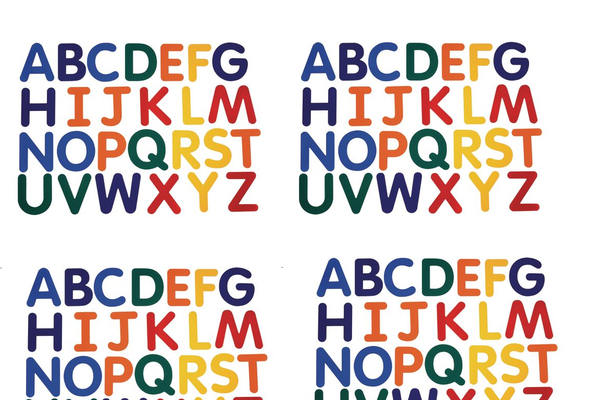
#> input picture typeProject/multiple.png, 600 x 400 px, shrunk from 1152 x 768 before the run
$ python openCVtest.py
#> lines starting #> are read from the running program, lines starting #| are printed output that depends on the picture; after the words box and inside, x2 and y2 are one past the last pixel; in counts of white or black regions, pixels touching at a corner belong together
import cv2 as cv
import numpy as np
import time
import pyautogui as pya


img = cv.imread("multiple.png",cv.IMREAD_GRAYSCALE)
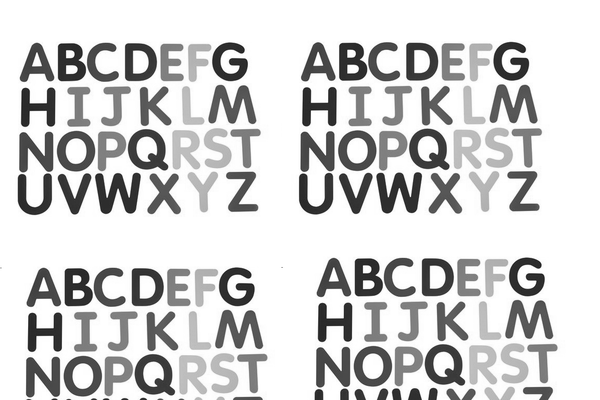
#> img: shape (400, 600); min 23, max 255, mean 211
# cv.IMREAD_GRAYSCALE
#alphabet.jpg   multiple.png
img2 = cv.imread("multiple.png")
#> img2 is the input picture: shape (400, 600, 3); mean B, G, R 205.5, 208.4, 218.8

screenshot = pya.screenshot('toDisk.png')
cvScreenshot = cv.imread('todisk.png')
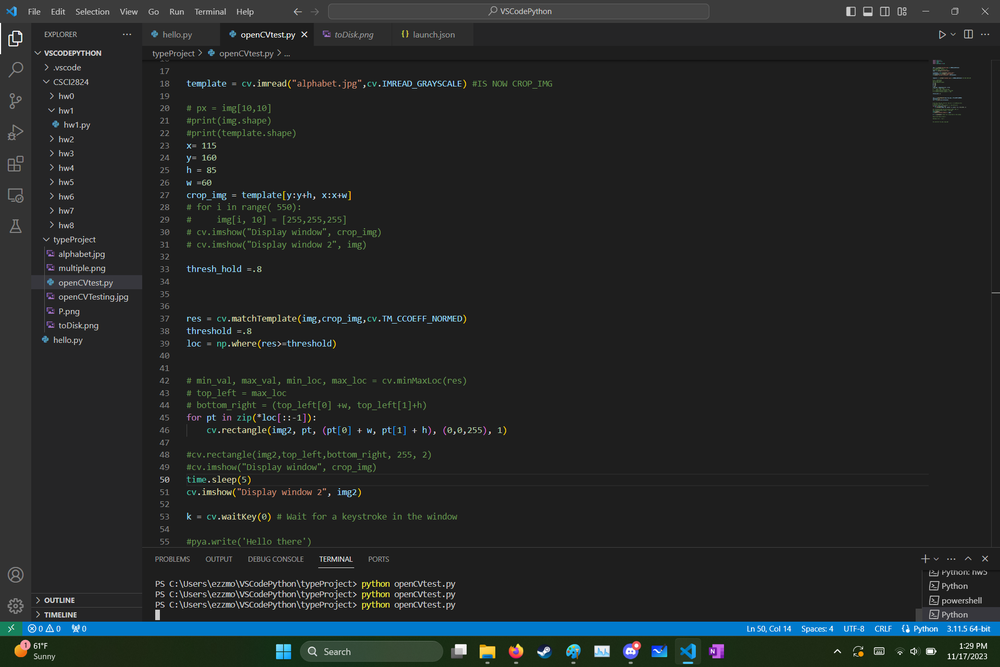
#> input picture typeProject/toDisk.png, 1000 x 667 px, shrunk from 1920 x 1280 before the run, found by its file name
#> cvScreenshot is the input picture: shape (667, 1000, 3); mean B, G, R 39.6, 39.2, 35.5
cv.imshow("Testing screenshot", cvScreenshot)


template = cv.imread("alphabet.jpg",cv.IMREAD_GRAYSCALE) #IS NOW CROP_IMG
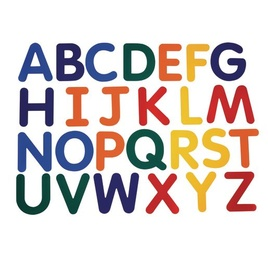
#> input picture typeProject/alphabet.jpg, 268 x 268 px, shrunk from 515 x 515 before the run
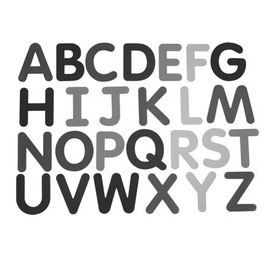
#> template: shape (268, 268); min 24, max 255, mean 213.9

# px = img[10,10]
#print(img.shape)
#print(template.shape)
x= 115
y= 160
h = 85
w =60
crop_img = template[y:y+h, x:x+w]
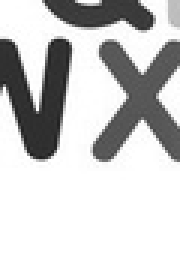
#> crop_img: shape (85, 60) (shown 3 times larger); min 30, max 255, mean 199.1
# [4 lines of commented-out code are left out]

thresh_hold =.8


res = cv.matchTemplate(img,crop_img,cv.TM_CCOEFF_NORMED)
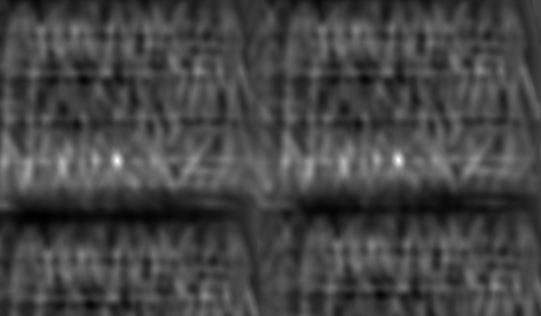
#> res: shape (316, 541) float32; min -0.374, max 0.993, mean -0.00612; drawn with min black and max white
threshold =.8
loc = np.where(res>=threshold)
#> loc = 36 positions, rows 157 to 163, columns 115 to 399


# min_val, max_val, min_loc, max_loc = cv.minMaxLoc(res)
# top_left = max_loc
# bottom_right = (top_left[0] +w, top_left[1]+h)
for pt in zip(*loc[::-1]):
    cv.rectangle(img2, pt, (pt[0] + w, pt[1] + h), (0,0,255), 1)
#> this loop made 36 passes
#> pt on passes 1 to 12: (397, 157), (398, 157), (116, 158), (117, 158), (397, 158), (398, 158), (399, 158), (115, 159), (116, 159), (117, 159), (118, 159), (396, 159)
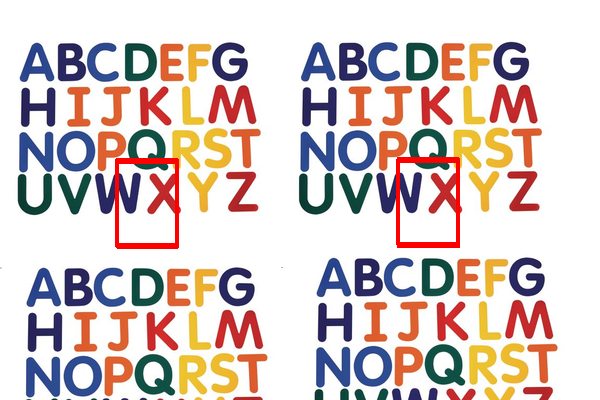
#> img2: shape (400, 600, 3); 1.16% of pixels changed, all inside (x1, y1, x2, y2) = (115, 157, 460, 249)

#cv.rectangle(img2,top_left,bottom_right, 255, 2)
#cv.imshow("Display window", crop_img)
cv.imshow("Display window 2", img2)

k = cv.waitKey(0) # Wait for a keystroke in the window
#> (key Esc is pressed here)

#pya.write('Hello there')

#hotkey('ctrl', 'esc')


#cv.imwrite('res.png',img_rgb)
